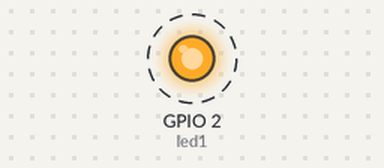
A program run on a simulated ESP32-S3. Shown: output pins drawn as LEDs (lit = HIGH). Dashed ring = blinking. What the program prints to the serial monitor is not drawn.

Above: at 0.2 s.
Timing chart, 0 to 3.0 s (numbered marks = the images above):
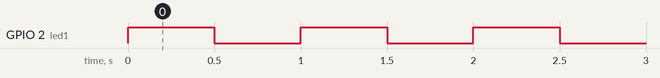

The program:

main.cpp
```cpp
#include <Arduino.h>

const int led1 = 2; // pin del LED

void toggleLED(void * parameter) {
Serial.print("Task toggleLED is running on: ");
Serial.println(xPortGetCoreID());
  for (;;) {
    // Encender el LED
    digitalWrite(led1, HIGH);
    Serial.println("on");
    // Pausar la tarea por 500 ms
    vTaskDelay(500 / portTICK_PERIOD_MS);

    // Apagar el LED
    digitalWrite(led1, LOW);
    Serial.println("off");
    // Pausar la tarea por otros 500 ms
    vTaskDelay(500 / portTICK_PERIOD_MS);
  }
}

void uploadToAWS(void * parameter) {
  // Implementa tu lógica personalizada para la tarea aquí
  Serial.print("Task uploadToAWS is running on: ");
  Serial.println(xPortGetCoreID());
  Serial.println("Subiendo datos a AWS...");

  // Simula trabajo o realiza la lógica de la tarea
  delay(2000);  // Solo como ejemplo

  // Cuando hayas terminado, elimina la tarea si ya no es necesaria
  vTaskDelete(NULL);
}

void setup() {
  Serial.begin(115200);
  pinMode(led1, OUTPUT);

  // Crear tarea para alternar el LED
  xTaskCreate(
    toggleLED,         // Función de la tarea
    "Toggle LED",      // Nombre de la tarea
    1000,              // Tamaño del stack (en palabras)
    NULL,              // Parámetro de la tarea
    1,                 // Prioridad de la tarea
    NULL               // Manejador de la tarea (no se necesita aquí)
  );

  // Crear tarea para subir a AWS, asignada al núcleo 0
  xTaskCreatePinnedToCore(
    uploadToAWS,       // Función de la tarea
    "Upload to AWS",   // Nombre de la tarea
    1000,              // Tamaño del stack (en palabras)
    NULL,              // Parámetro de la tarea
    1,                 // Prioridad de la tarea
    NULL,              // Manejador de la tarea (no se necesita aquí)
    0                  // Asignar a CPU0
  );
}

void loop() {

  delay(1000); // Puedes dejar esto o eliminarlo, no afecta a las tareas de FreeRTOS
}
```

Measured:
- by itself, GPIO 2 (led1): alternates HIGH for 0.50 s and LOW for 0.50 s
